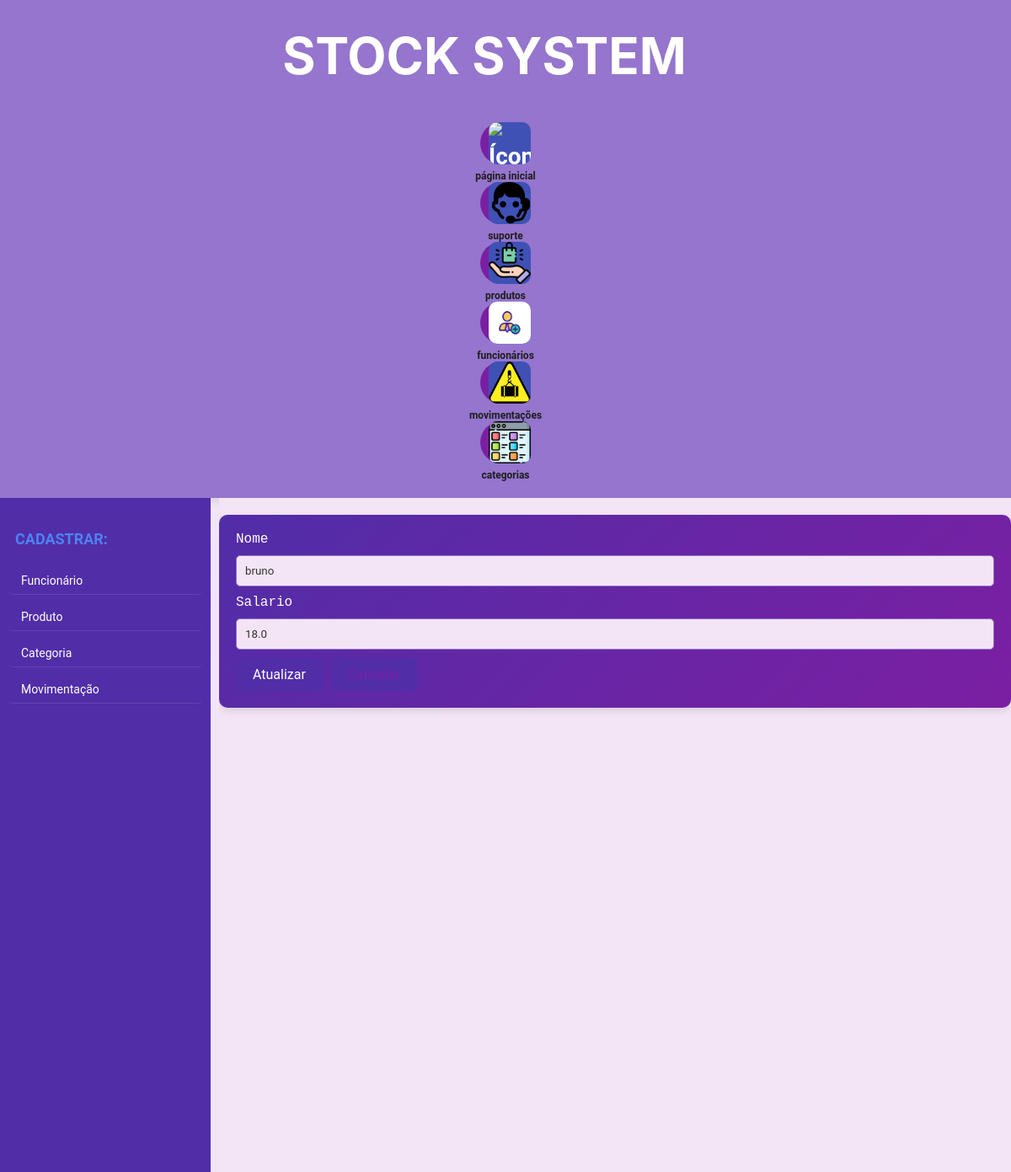
Page /editar_funcionario/3 on the earlier database version.
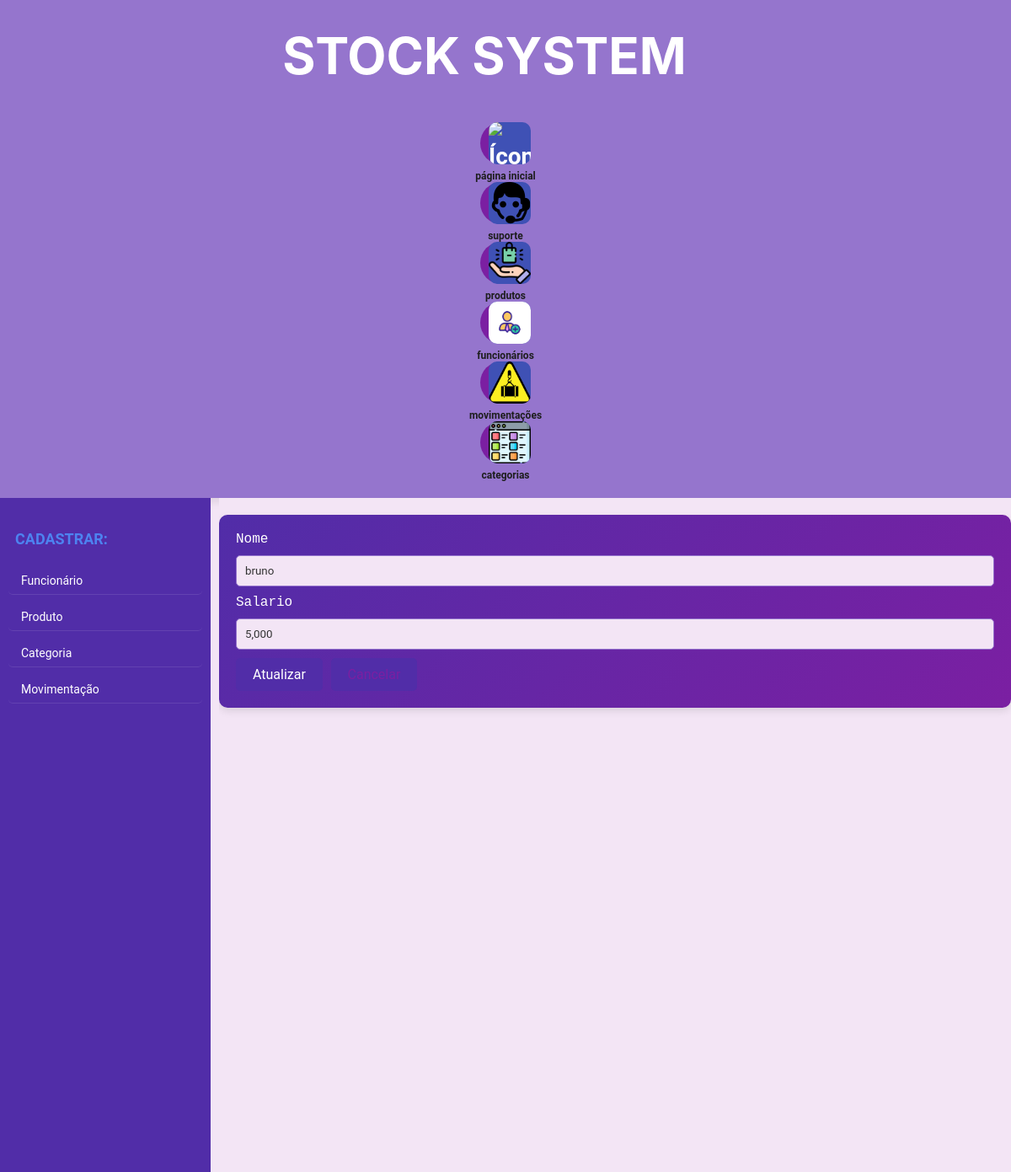
Same page on the later database version.
### models.py (models this page shows, shortened)
class Funcionario(Base):
    __tablename__ = 'funcionario'
    nome = Column(String(40), nullable=False, index=True)
    id = Column(Integer, primary_key=True, unique=True)
    cpf = Column(String(11), nullable=False, index=True, unique=True)
    salario = Column(String, nullable=False, index=False)
    def __repr__(self):
        return ('<Funcionario: nome: {}  cpf: {}  salario: {}>'.
                format(self.nome, self.cpf, self.salario
                       ))

### app.py (the view, shortened to what this page needs)
@app.route('/editar_funcionario/<int:id_funcionario>', methods=['POST', 'GET'])
def editar_funcionario(id_funcionario):
    funcionario_resultado = db_session.execute(select(Funcionario).filter_by(id=int(id_funcionario))).scalar()
    print(funcionario_resultado)
    if not funcionario_resultado:
        flash("Funcionario não encontrado", "error")
        return redirect(url_for('funcionario'))
    return render_template('editar_funcionario.html', funcionario=funcionario_resultado)

### templates/editar_funcionario.html
{% extends 'template.html' %}
{% block conteudo %}
<form action="{{url_for('editar_funcionario', id_funcionario=funcionario.id)}}" method="POST">
    <label>Nome </label>
    <input type="text" name="form_nome" value="{{funcionario.nome}}" required>
    <label>Salario </label>
    <input type="text" name="form_salario" value="{{funcionario.salario}}" required>
    <button> Atualizar</button>
    <button><a href="{{url_for('funcionario')}}"> Cancelar</a></button>
</form>
{% endblock conteudo %}

Differences in the rows shown:
changed Funcionario "bruno": form_salario "18.0" → "5,000"
